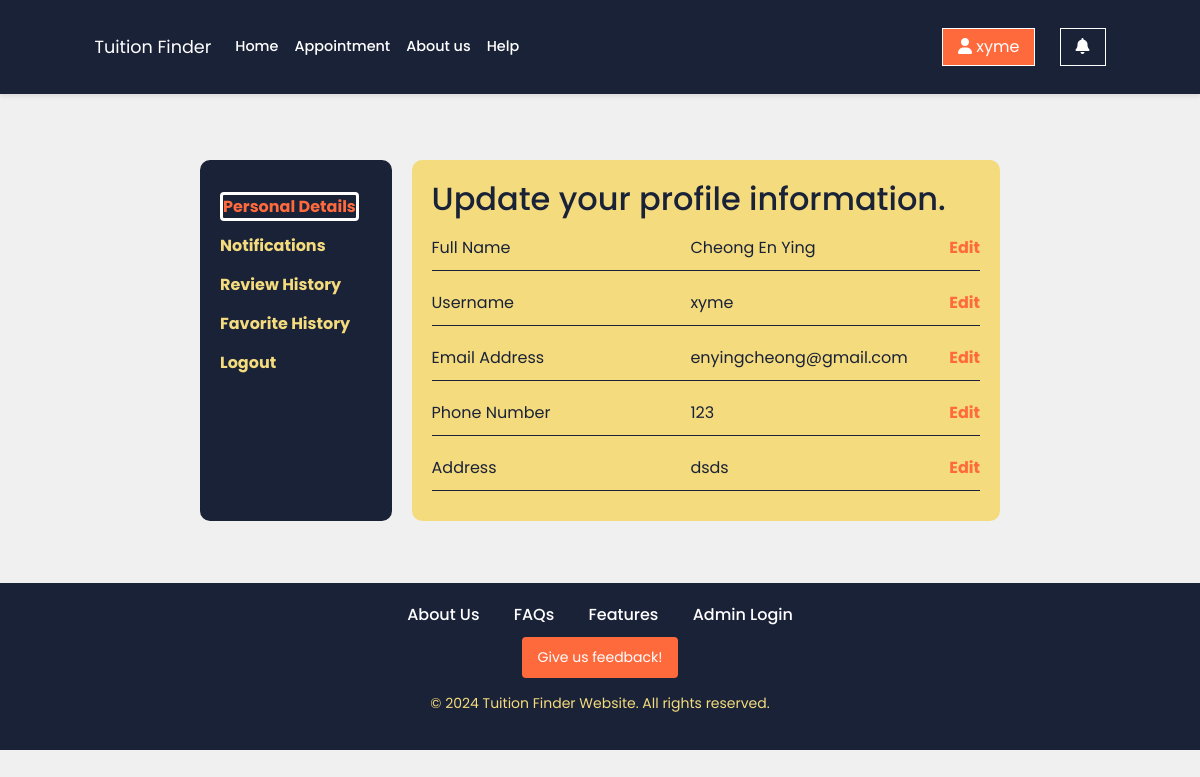
The app's page /profile.php (signed in) with its own data.
### tables this page shows
CREATE TABLE `users` (
  `id` int(11) NOT NULL,
  `username` varchar(255) DEFAULT NULL,
  `first_name` varchar(255) DEFAULT NULL,
  `last_name` varchar(255) DEFAULT NULL,
  `password` varchar(255) DEFAULT NULL,
  `email` varchar(255) DEFAULT NULL,
  `user_role` enum('admin','user') DEFAULT NULL,
  `created_at` timestamp NOT NULL DEFAULT current_timestamp(),
  `phone_number` varchar(20) DEFAULT NULL,
  `address` varchar(255) DEFAULT NULL,
  `fav_update` tinyint(1) DEFAULT 0,
  `upcoming_appointment` tinyint(1) DEFAULT 0,
  `appointment_confirmation` tinyint(1) DEFAULT 0
);

### profile.php (the view, shortened to what this page needs)
<?php
include 'connection.php';
$user_id = $_SESSION['user_id'];
$sql = "SELECT * FROM users WHERE id = ?";
$user = null;
if ($stmt = $conn->prepare($sql)) {
    $stmt->bind_param("i", $user_id);
    $stmt->execute();
    $result = $stmt->get_result();
    if ($result->num_rows === 1) {
        $user = $result->fetch_assoc();
    } else {
        echo "User not found.";
        exit;
    }
} else {
    echo "Error preparing statement.";
    exit;
}
?>
<!DOCTYPE html>
<html lang="en">
<head>
    <link href="https://cdn.jsdelivr.net/npm/bootstrap@5.3.3/dist/css/bootstrap.min.css" rel="stylesheet"
>
    <link rel="stylesheet" href="https://cdnjs.cloudflare.com/ajax/libs/font-awesome/6.0.0-beta3/css/all.min.css">
    <link rel="stylesheet" href="style.css">
<body>
    <?php include 'header.php'; ?>
    <br><br>
    <div class="profile-container">
        <div class="left-nav">
            <ul>
                <li><a href="profile.php" class="active">Personal Details</a></li>
                <li><a href="notifications.php">Notifications</a></li>
                <li><a href="review_history.php">Review History</a></li>
                <li><a href="favorite_history.php">Favorite History</a></li>
                <li><a href="#" onclick="showLogoutConfirmation()">Logout</a></li>
            </ul>
        </div>
        <div class="profile-details">
            <h2>Update your profile information.</h2>
            <div class="profile-item">
                <span>Full Name</span>
                <span data-field="name">
                    <?php
                    $firstName = $user['first_name'] ?? '';
                    $lastName = $user['last_name'] ?? '';
                    echo htmlspecialchars(trim($firstName . ' ' . $lastName));
                    ?>
                </span>
                <a href="#" data-bs-toggle="modal" data-bs-target="#editNameModal">Edit</a>
            </div>
            <div class="profile-item">
                <span>Username</span>
                <span data-field="username"><?php echo htmlspecialchars($user['username'] ?? 'N/A'); ?></span>
                <a href="#" data-bs-toggle="modal" data-bs-target="#editUsernameModal">Edit</a>
            </div>
            <div class="profile-item">
                <span>Email Address</span>
                <span data-field="email"><?php echo htmlspecialchars($user['email'] ?? 'N/A'); ?></span>
                <a href="#" data-bs-toggle="modal" data-bs-target="#editEmailModal">Edit</a>
            </div>
            <div class="profile-item">
                <span>Phone Number</span>
                <span data-field="phone"><?php echo htmlspecialchars($user['phone_number'] ?? 'N/A'); ?></span>
                <a href="#" data-bs-toggle="modal" data-bs-target="#editphoneNumModal">Edit</a>
            </div>
            <div class="profile-item">
                <span>Address</span>
                <span data-field="address"><?php echo htmlspecialchars($user['address'] ?? 'N/A'); ?></span>
                <a href="#" data-bs-toggle="modal" data-bs-target="#editAddressModal">Edit</a>
            </div>
        </div>
    </div>
    <?php include 'footer.php'; ?>
</body>
</html>

### profile.php (style rules this page uses)
.profile-container { display:flex; padding: 20px; width:70%; }
.profile-details { background-color: #f4db7d; padding: 20px; border-radius: 10px; width: 100%; margin-left: 20px; color: #1a2238; }
.profile-details h2 { color: #1a2238; }
.profile-item { display: flex; justify-content: space-between; padding: 10px 0; border-bottom: 1px solid #1a2238; }
.profile-item span { width: 40%; }
.profile-item a { color: #ff6a3d; text-decoration: none; font-weight: bold; }
.left-nav { background-color: #1a2238; padding: 20px; border-radius: 10px; color: white; width: 250px; }
.left-nav ul { list-style-type: none; padding-left: 0; }
.left-nav ul li { margin: 15px 0; }
.left-nav ul li a { color: #f4db7d; text-decoration: none; font-weight: bold; }
.left-nav ul li a.active { color: #ff6a3d; border-radius: 4px; border-color: #ffffff; border-style: solid; }

### records on screen
users: first_name+last_name "Cheong En Ying", username "xyme", email "enyingcheong@gmail.com", phone_number "123", address "dsds"

### other values on screen
$_SESSION['username'] "xyme"
